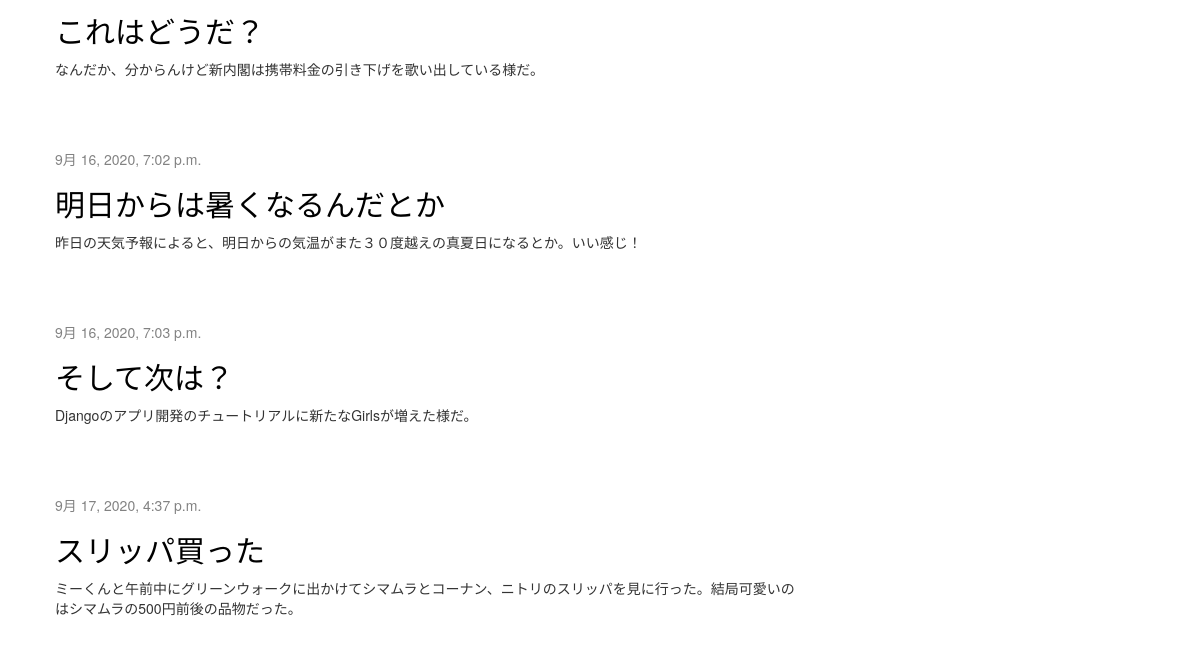
Before: / (lower part) with the older database file.
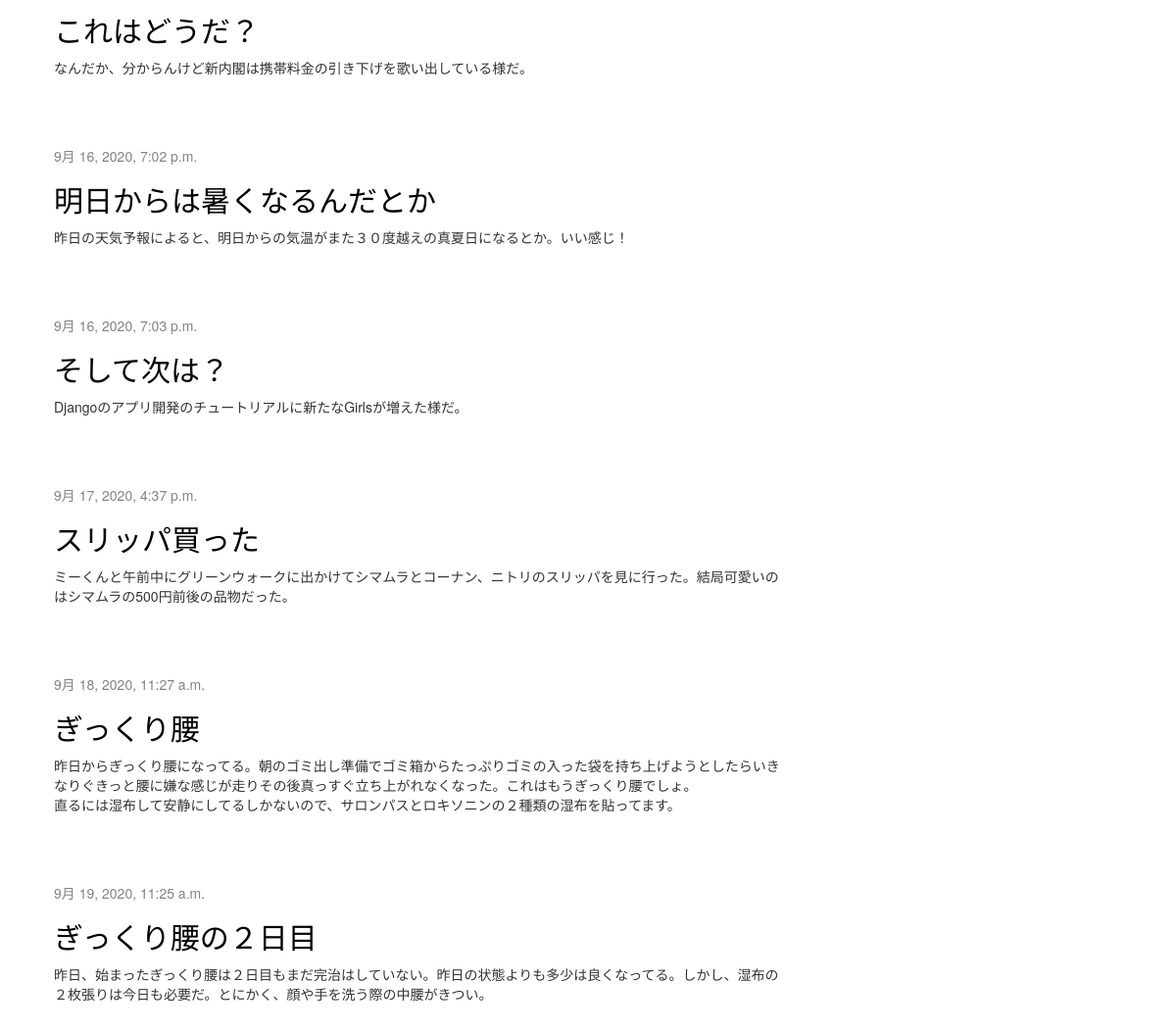
After: the same page with the newer database file.
### blog/models.py (models this page shows, shortened)
class Post(models.Model):
    author = models.ForeignKey(settings.AUTH_USER_MODEL, on_delete=models.CASCADE)
    title = models.CharField(max_length=200)
    text = models.TextField()
    created_date = models.DateTimeField(default=timezone.now)
    published_date = models.DateTimeField(blank=True, null=True)

### blog/views.py (the view)
# urls.py: path('', views.post_list, name='post_list'),
def post_list(request):
    posts = Post.objects.filter(published_date__lte=timezone.now()).order_by('published_date')
    return render(request, 'blog/post_list.html', {'posts': posts})

### blog/templates/blog/post_list.html
{% extends 'blog/base.html' %}
{% block content %}
    {% for post in posts %}
        <div class="post">
            <div class="date">
                {{ post.published_date }}
            </div>
            <h2><a href="{% url 'post_detail' pk=post.pk %}">{{ post.title }}</a></h2>
            <p>{{ post.text|linebreaksbr }}</p>
        </div>
    {% endfor %}
{% endblock %}

Changed rows visible on the page:
added Post: published_date "9月 18, 2020, 11:27 a.m.", title "ぎっくり腰", text "昨日からぎっくり腰になってる。朝のゴミ出し準備でゴミ箱からたっぷりゴミの入った袋を持ち上げようとしたらいきなりぐきっと腰に嫌な感じが走りその後真っすぐ立ち上がれなくなった。これはもうぎっくり腰でしょ。 直るには湿布して安静にしてるしかないので、サロンパスとロキソニンの２種類の湿布を貼ってます。"
added Post: published_date "9月 19, 2020, 11:25 a.m.", title "ぎっくり腰の２日目", text "昨日、始まったぎっくり腰は２日目もまだ完治はしていない。昨日の状態よりも多少は良くなってる。しかし、湿布の２枚張りは今日も必要だ。とにかく、顔や手を洗う際の中腰がきつい。"
